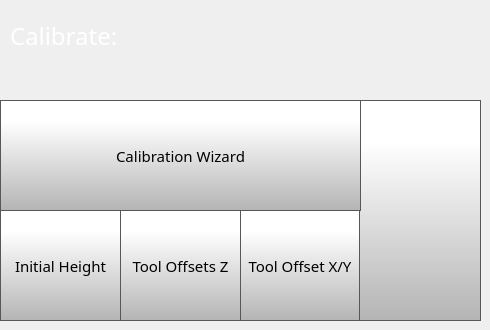
    <widget class="QWidget" name="calibratePage">
     <widget class="QLabel" name="calibrateLabel">
      <property name="geometry">
       <rect>
        <x>10</x>
        <y>20</y>
        <width>231</width>
        <height>31</height>
       </rect>
      </property>
      <property name="font">
       <font>
        <family>Gotham</family>
        <pointsize>18</pointsize>
        <weight>50</weight>
        <bold>false</bold>
       </font>
      </property>
      <property name="styleSheet">
       <string notr="true">color: rgb(255, 255, 255);</string>
      </property>
      <property name="text">
       <string>Calibrate:</string>
      </property>
     </widget>
     <widget class="QPushButton" name="calibrateBackButton">
      <property name="geometry">
       <rect>
        <x>359</x>
        <y>100</y>
        <width>122</width>
        <height>221</height>
       </rect>
      </property>
      <property name="minimumSize">
       <size>
        <width>0</width>
        <height>0</height>
       </size>
      </property>
      <property name="font">
       <font>
        <family>Gotham Light</family>
        <pointsize>9</pointsize>
       </font>
      </property>
      <property name="styleSheet">
       <string notr="true">QPushButton {
     border: 1px solid rgb(87, 87, 87);
	background-color: qlineargradient(spread:pad, x1:0, y1:1, x2:0, y2:0.188, stop:0 rgba(180, 180, 180, 255), stop:1 rgba(255, 255, 255, 255));


}

QPushButton:pressed {
    background-color: qlineargradient(x1: 0, y1: 0, x2: 0, y2: 1,
                                      stop: 0 #dadbde, stop: 1 #f6f7fa);
}

QPushButton:flat {
    border: none; /* no border for a flat push button */
}

QPushButton:default {
    border-color: navy; /* make the default button prominent */
}</string>
      </property>
      <property name="text">
       <string/>
      </property>
      <property name="icon">
       <iconset>
        <normaloff>templates/img/arrows-4.png</normaloff>templates/img/arrows-4.png</iconset>
      </property>
      <property name="iconSize">
       <size>
        <width>50</width>
        <height>50</height>
       </size>
      </property>
      <property name="checkable">
       <bool>false</bool>
      </property>
      <property name="autoDefault">
       <bool>false</bool>
      </property>
      <property name="default">
       <bool>false</bool>
      </property>
      <property name="flat">
       <bool>false</bool>
      </property>
     </widget>
     <widget class="QToolButton" name="calibrationWizardButton">
      <property name="geometry">
       <rect>
        <x>0</x>
        <y>100</y>
        <width>361</width>
        <height>111</height>
       </rect>
      </property>
      <property name="font">
       <font>
        <family>Gotham</family>
        <pointsize>11</pointsize>
       </font>
      </property>
      <property name="styleSheet">
       <string notr="true">QToolButton {
     border: 1px solid rgb(87, 87, 87);
	background-color: qlineargradient(spread:pad, x1:0, y1:1, x2:0, y2:0.188, stop:0 rgba(180, 180, 180, 255), stop:1 rgba(255, 255, 255, 255));


}

QToolButton:pressed {
    background-color: qlineargradient(x1: 0, y1: 0, x2: 0, y2: 1,
                                      stop: 0 #dadbde, stop: 1 #f6f7fa);
}

QToolButton:flat {
    border: none; /* no border for a flat push button */
}

QToolButton:default {
    border-color: navy; /* make the default button prominent */
}

QToolButton:focus {
	outline: none;
}</string>
      </property>
      <property name="text">
       <string>Calibration Wizard</string>
      </property>
      <property name="icon">
       <iconset>
        <normaloff>templates/img/magic-wand.png</normaloff>templates/img/magic-wand.png</iconset>
      </property>
      <property name="iconSize">
       <size>
        <width>60</width>
        <height>60</height>
       </size>
      </property>
      <property name="toolButtonStyle">
       <enum>Qt::ToolButtonTextUnderIcon</enum>
      </property>
     </widget>
     <widget class="QToolButton" name="toolOffsetXYButton">
      <property name="geometry">
       <rect>
        <x>240</x>
        <y>210</y>
        <width>120</width>
        <height>111</height>
       </rect>
      </property>
      <property name="font">
       <font>
        <family>Gotham</family>
        <pointsize>11</pointsize>
       </font>
      </property>
      <property name="styleSheet">
       <string notr="true">QToolButton {

     border: 1px solid rgb(87, 87, 87);
	background-color: qlineargradient(spread:pad, x1:0, y1:1, x2:0, y2:0.188, stop:0 rgba(180, 180, 180, 255), stop:1 rgba(255, 255, 255, 255));



}

QToolButton:pressed {
    background-color: qlineargradient(x1: 0, y1: 0, x2: 0, y2: 1,
                                      stop: 0 #dadbde, stop: 1 #f6f7fa);
}

QToolButton:flat {
    border: none; /* no border for a flat push button */
}

QToolButton:default {
    border-color: navy; /* make the default button prominent */
}

QToolButton:focus {
	outline: none;
}</string>
      </property>
      <property name="text">
       <string>Tool Offset X/Y</string>
      </property>
      <property name="icon">
       <iconset>
        <normaloff>templates/img/Tool Offset Icon.png</normaloff>templates/img/Tool Offset Icon.png</iconset>
      </property>
      <property name="iconSize">
       <size>
        <width>70</width>
        <height>70</height>
       </size>
      </property>
      <property name="toolButtonStyle">
       <enum>Qt::ToolButtonTextUnderIcon</enum>
      </property>
     </widget>
     <widget class="QToolButton" name="nozzleOffsetButton">
      <property name="geometry">
       <rect>
        <x>0</x>
        <y>210</y>
        <width>121</width>
        <height>111</height>
       </rect>
      </property>
      <property name="font">
       <font>
        <family>Gotham</family>
        <pointsize>11</pointsize>
       </font>
      </property>
      <property name="styleSheet">
       <string notr="true">QToolButton {

     border: 1px solid rgb(87, 87, 87);
	background-color: qlineargradient(spread:pad, x1:0, y1:1, x2:0, y2:0.188, stop:0 rgba(180, 180, 180, 255), stop:1 rgba(255, 255, 255, 255));



}

QToolButton:pressed {
    background-color: qlineargradient(x1: 0, y1: 0, x2: 0, y2: 1,
                                      stop: 0 #dadbde, stop: 1 #f6f7fa);
}

QToolButton:flat {
    border: none; /* no border for a flat push button */
}

QToolButton:default {
    border-color: navy; /* make the default button prominent */
}

QToolButton:focus {
	outline: none;
}</string>
      </property>
      <property name="text">
       <string>Initial Height</string>
      </property>
      <property name="icon">
       <iconset>
        <normaloff>templates/img/Nozzle Offset Icon.png</normaloff>templates/img/Nozzle Offset Icon.png</iconset>
      </property>
      <property name="iconSize">
       <size>
        <width>70</width>
        <height>70</height>
       </size>
      </property>
      <property name="toolButtonStyle">
       <enum>Qt::ToolButtonTextUnderIcon</enum>
      </property>
     </widget>
     <widget class="QToolButton" name="toolOffsetZButton">
      <property name="geometry">
       <rect>
        <x>120</x>
        <y>210</y>
        <width>121</width>
        <height>111</height>
       </rect>
      </property>
      <property name="font">
       <font>
        <family>Gotham</family>
        <pointsize>11</pointsize>
       </font>
      </property>
      <property name="styleSheet">
       <string notr="true">QToolButton {

     border: 1px solid rgb(87, 87, 87);
	background-color: qlineargradient(spread:pad, x1:0, y1:1, x2:0, y2:0.188, stop:0 rgba(180, 180, 180, 255), stop:1 rgba(255, 255, 255, 255));



}

QToolButton:pressed {
    background-color: qlineargradient(x1: 0, y1: 0, x2: 0, y2: 1,
                                      stop: 0 #dadbde, stop: 1 #f6f7fa);
}

QToolButton:flat {
    border: none; /* no border for a flat push button */
}

QToolButton:default {
    border-color: navy; /* make the default button prominent */
}

QToolButton:focus {
	outline: none;
}</string>
      </property>
      <property name="text">
       <string>Tool Offsets Z</string>
      </property>
      <property name="icon">
       <iconset>
        <normaloff>templates/img/Tool Z Offset Icon.png</normaloff>templates/img/Tool Z Offset Icon.png</iconset>
      </property>
      <property name="iconSize">
       <size>
        <width>70</width>
        <height>70</height>
       </size>
      </property>
      <property name="toolButtonStyle">
       <enum>Qt::ToolButtonTextUnderIcon</enum>
      </property>
     </widget>
    </widget>
